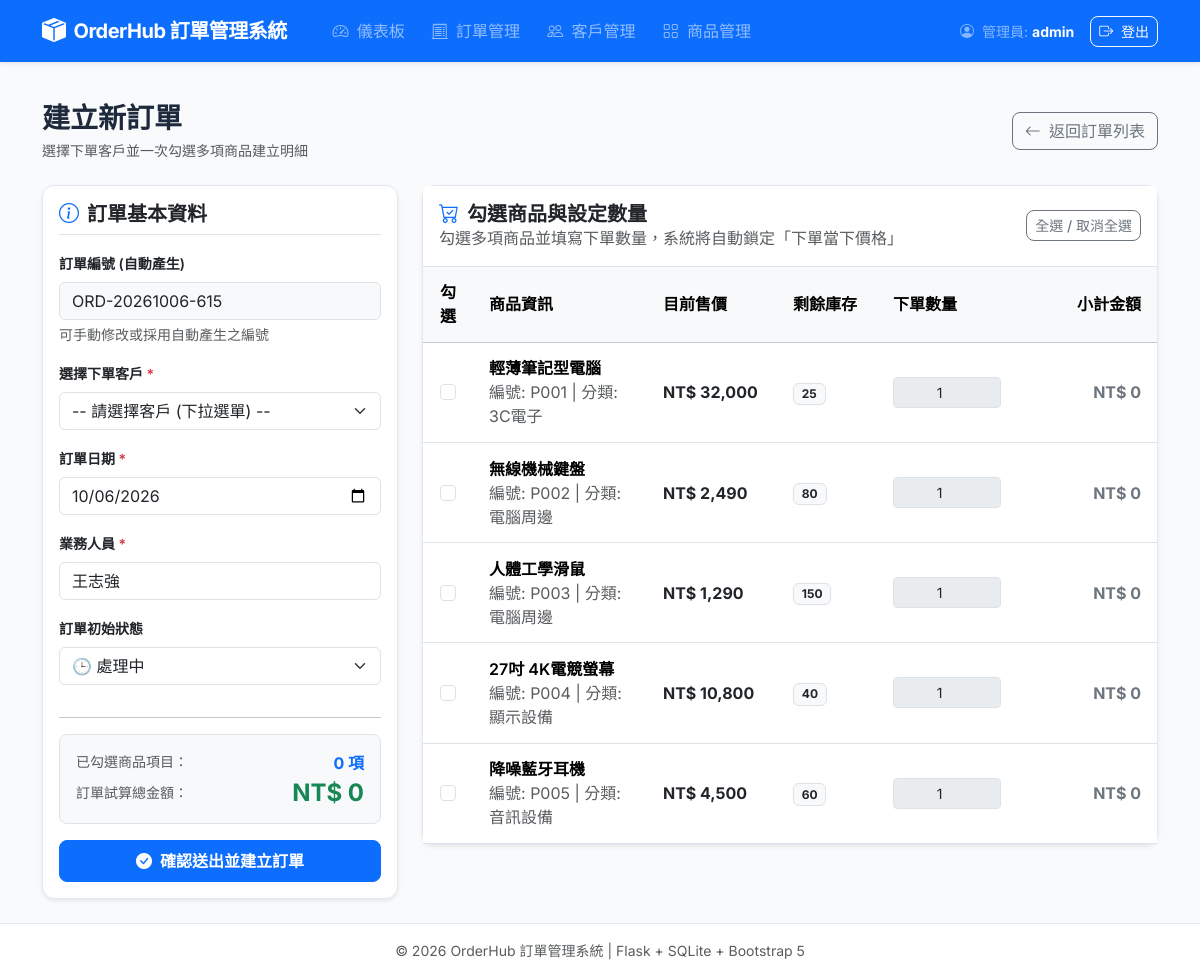
The app's page /orders/new (signed in) with its own data.
### tables this page shows
CREATE TABLE product (
        商品編號 TEXT PRIMARY KEY,
        名稱 TEXT NOT NULL,
        單價 REAL NOT NULL CHECK (單價 >= 0),
        庫存 INTEGER NOT NULL CHECK (庫存 >= 0),
        分類 TEXT NOT NULL
    );

### app.py (the view, shortened to what this page needs)
@app.route("/orders/new", methods=["GET", "POST"])
@login_required
def new_order():
    conn = get_db()
    customers = conn.execute("SELECT * FROM customer ORDER BY 客戶編號").fetchall()
    products = conn.execute("SELECT * FROM product ORDER BY 商品編號").fetchall()
    conn.close()
    today_str = datetime.date.today().strftime("%Y%m%d")
    suggested_order_id = f"ORD-{today_str}-{datetime.datetime.now().strftime('%H%M%S')[-3:]}"
    today = datetime.date.today().strftime("%Y-%m-%d")
    return render_template("order_new.html",
                           customers=customers,
                           products=products,
                           suggested_order_id=suggested_order_id,
                           today=today)

### app.py (called while the page is built)
def init_db_if_not_exists():
    if not os.path.exists(DB_PATH):
        try:
            from create_db import init_database
            init_database()
        except Exception as e:
            print(f"初始化資料庫失敗: {e}")

def get_db():
    init_db_if_not_exists()
    conn = sqlite3.connect(DB_PATH)
    conn.row_factory = sqlite3.Row
    conn.execute("PRAGMA foreign_keys = ON;")
    return conn

def login_required(f):
    @wraps(f)
    def decorated_function(*args, **kwargs):
        if "user" not in session:
            flash("請先登入管理員帳號！", "warning")
            return redirect(url_for("login", next=request.path))
        return f(*args, **kwargs)
    return decorated_function

### templates/order_new.html (shortened to what this page needs)
{% extends "base.html" %}
{% block content %}
<div class="d-flex justify-content-between align-items-center mb-4">
    <div>
        <h3 class="fw-bold mb-1">建立新訂單</h3>
        <p class="text-muted small mb-0">選擇下單客戶並一次勾選多項商品建立明細</p>
    </div>
    <a href="{{ url_for('list_orders') }}" class="btn btn-outline-secondary">
        <i class="bi bi-arrow-left me-1"></i> 返回訂單列表
    </a>
</div>
<form method="POST" action="{{ url_for('new_order') }}" id="orderForm">
    <div class="row g-4">
        <div class="col-lg-4">
            <div class="card p-3 shadow-sm bg-white sticky-top" style="top: 80px;">
                <h5 class="fw-bold mb-3 border-bottom pb-2">
                    <i class="bi bi-info-circle text-primary me-2"></i>訂單基本資料
                </h5>
                <div class="mb-3">
                    <label class="form-label small fw-semibold">訂單編號 (自動產生)</label>
                    <input type="text" class="form-control bg-light" name="order_id" value="{{ suggested_order_id }}" required>
                    <div class="form-text small">可手動修改或採用自動產生之編號</div>
                </div>
                <div class="mb-3">
                    <label class="form-label small fw-semibold">選擇下單客戶 <span class="text-danger">*</span></label>
                    <select class="form-select" name="customer_id" required>
                        <option value="" disabled selected>-- 請選擇客戶 (下拉選單) --</option>
                    </select>
                </div>
                <div class="mb-3">
                    <label class="form-label small fw-semibold">訂單日期 <span class="text-danger">*</span></label>
                    <input type="date" class="form-control" name="order_date" value="{{ today }}" required>
                </div>
                <div class="mb-3">
                    <label class="form-label small fw-semibold">業務人員 <span class="text-danger">*</span></label>
                    <input type="text" class="form-control" name="salesperson" value="王志強" required>
                </div>
                <div class="mb-3">
                    <label class="form-label small fw-semibold">訂單初始狀態</label>
                    <select class="form-select" name="status">
                        <option value="處理中" selected>🕒 處理中</option>
                    </select>
                </div>
                <hr>
                <div class="p-3 bg-light rounded-3 mb-3 border">
                    <div class="d-flex justify-content-between mb-1">
                        <span class="text-muted small">已勾選商品項目：</span>
                        <strong id="selectedCount" class="text-primary">0 項</strong>
                    </div>
                    <div class="d-flex justify-content-between align-items-center">
                        <span class="text-muted small">訂單試算總金額：</span>
                        <h4 class="text-success fw-bold mb-0" id="totalAmount">NT$ 0</h4>
                    </div>
                </div>
                <button type="submit" class="btn btn-primary w-100 py-2 fs-6 fw-bold">
                    <i class="bi bi-check-circle-fill me-1"></i> 確認送出並建立訂單
                </button>
            </div>
        </div>
        <div class="col-lg-8">
            <div class="card shadow-sm bg-white">
                <div class="card-header bg-white py-3 border-bottom d-flex justify-content-between align-items-center">
                    <div>
                        <h5 class="fw-bold mb-0"><i class="bi bi-cart-check text-primary me-2"></i>勾選商品與設定數量</h5>
                        <p class="text-muted smaller mb-0">勾選多項商品並填寫下單數量，系統將自動鎖定「下單當下價格」</p>
                    </div>
                    <button type="button" class="btn btn-outline-secondary btn-sm" id="btnSelectAll">全選 / 取消全選</button>
                </div>
                <div class="table-responsive">
                    <table class="table table-hover align-middle mb-0">
                        <thead class="table-light">
                            <tr>
                                <th style="width: 50px;" class="text-center">勾選</th>
                                <th>商品資訊</th>
                                <th style="width: 130px;">目前售價</th>
                                <th style="width: 100px;">剩餘庫存</th>
                                <th style="width: 140px;">下單數量</th>
                                <th style="width: 140px;" class="text-end">小計金額</th>
                            </tr>
                        </thead>
                        <tbody>
                            {% for p in products %}
                            <tr id="row_{{ p.商品編號 }}" class="product-row">
                                <td class="text-center">
                                    <input type="checkbox"
                                           class="form-check-input product-check"
                                           name="selected_products"
                                           value="{{ p.商品編號 }}"
                                           id="chk_{{ p.商品編號 }}"
                                           data-id="{{ p.商品編號 }}"
                                           data-price="{{ p.單價 }}"
                                           data-stock="{{ p.庫存 }}">
                                </td>
                                <td>
                                    <label class="form-check-label fw-semibold cursor-pointer mb-0 d-block" for="chk_{{ p.商品編號 }}">
                                        {{ p.名稱 }}
                                    </label>
                                    <span class="text-muted smaller">編號: {{ p.商品編號 }} | 分類: {{ p.分類 }}</span>
                                </td>
                                <td>
                                    <span class="fw-bold text-dark">NT$ {{ "{:,.0f}".format(p.單價) }}</span>
                                </td>
                                <td>
                                    {% if p.庫存 > 0 %}
                                    <span class="badge bg-light text-dark border">{{ p.庫存 }}</span>
                                    {% else %}
                                    <span class="badge bg-danger">缺貨中</span>
                                    {% endif %}
                                </td>
                                <td>
                                    <div class="input-group input-group-sm">
                                        <input type="number"
                                               class="form-control product-qty text-center"
                                               name="qty_{{ p.商品編號 }}"
                                               id="qty_{{ p.商品編號 }}"
                                               value="1"
                                               min="1"
                                               {% if p.庫存 > 0 %}max="{{ p.庫存 }}"{% else %}disabled{% endif %}
                                               disabled>
                                    </div>
                                </td>
                                <td class="text-end">
                                    <span class="fw-bold text-secondary subtotal-text" id="subtotal_{{ p.商品編號 }}">NT$ 0</span>
                                </td>
                            </tr>
                            {% else %}
                            <tr>
                                <td colspan="6" class="text-center py-4 text-muted">目前暫無在庫商品</td>
                            </tr>
                            {% endfor %}
                        </tbody>
                    </table>
                </div>
            </div>
        </div>
    </div>
</form>
{% endblock %}

### templates/base.html (style rules this page uses)
:root { --primary-color: #2563eb; --primary-hover: #1d4ed8; --bg-color: #f8fafc; --card-border: #e2e8f0; }
body { font-family: 'Inter', 'Noto Sans TC', -apple-system, BlinkMacSystemFont, sans-serif; background-color: var(--bg-color); color: #1e293b; min-height: 100vh; display: flex; flex-direction: column; }
.card { border-radius: 12px; border: 1px solid var(--card-border); box-shadow: 0 1px 3px rgba(0,0,0,0.04), 0 1px 2px rgba(0,0,0,0.02); transition: transform 0.2s ease, box-shadow 0.2s ease; }
.btn { border-radius: 8px; font-weight: 500; transition: all 0.15s ease; }
.table > :not(caption) > * > * { padding: 0.85rem 1rem; vertical-align: middle; }

### records on screen
product: 名稱 "輕薄筆記型電腦", 商品編號 "P001", 分類 "3C電子", 單價 "32,000", 庫存 "25", 商品編號 "1"
product: 名稱 "無線機械鍵盤", 商品編號 "P002", 分類 "電腦周邊", 單價 "2,490", 庫存 "80", 商品編號 "1"
product: 名稱 "人體工學滑鼠", 商品編號 "P003", 分類 "電腦周邊", 單價 "1,290", 庫存 "150", 商品編號 "1"
product: 名稱 "27吋 4K電競螢幕", 商品編號 "P004", 分類 "顯示設備", 單價 "10,800", 庫存 "40", 商品編號 "1"
product: 名稱 "降噪藍牙耳機", 商品編號 "P005", 分類 "音訊設備", 單價 "4,500", 庫存 "60", 商品編號 "1"

### other values on screen
{{ session.get('user') }} "admin"
